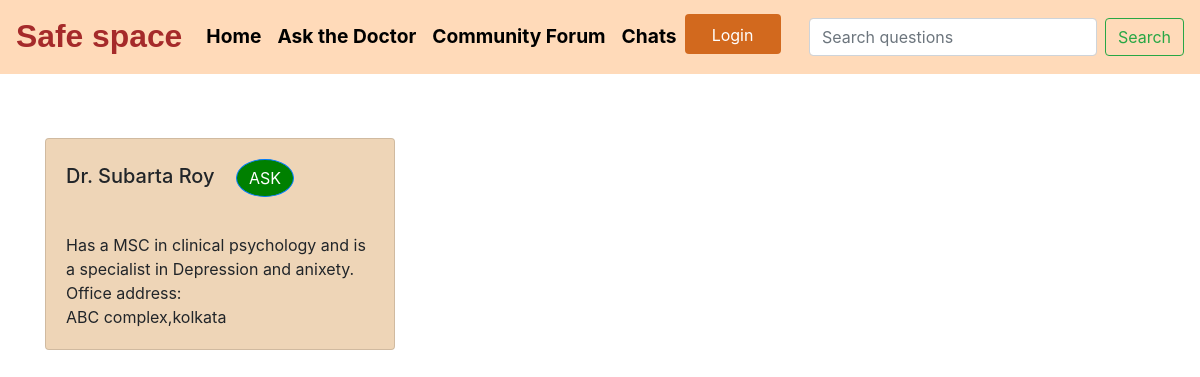
The page /ask_the_doctor/ on the database its author committed.
### accounts/models.py (models this page shows, shortened)
class Therapist(models.Model):
    user=models.OneToOneField(CustomUser,on_delete=models.CASCADE,null=True)
    therapist_name=models.CharField(max_length=200,blank=True)
    therapist_email=models.EmailField(blank=True)
    office_address=models.TextField(max_length=800,blank=True)
    qualification=models.CharField(max_length=200,blank=True)
    specialization_area=models.CharField(max_length=400,blank=True)
    objects=CustomUserManager()

### Ask_the_doctor/views.py (the view)
# urls.py: path('',views.TherapistView.as_view()),
class TherapistView(View,LoginRequiredMixin):
	def get(self, request, *args, **kwargs):
		therapists=Therapist.objects.all()
		context={
			'therapists':therapists
		}
		return render(request,'Ask_the_doctor/ask_the_doctor.html',context)

### Ask_the_doctor/templates/Ask_the_doctor/ask_the_doctor.html (shortened to what this page needs)
{% extends 'ask_the_doctor/base.html' %}
{% block content %}
<br><br>
<div class="container">
	<div class="row">
	{% for therapist in therapists %}
	    <div class="col-md-4 d-flex align-items-stretch">
	        <div class="card mb-2 therapist-card mt-3">
	            <div class="card-body">
	                <h5 class="card-title">Dr. {{ therapist.therapist_name }}&nbsp;&nbsp;&nbsp; <a class="btn btn-primary ask-button" href="/ask_the_doctor/ask/{{therapist.id}}/">ASK</a></h5>
	                <p class="card-text"><br> Has a {{ therapist.qualification }} and is a specialist in {{therapist.specialization_area}}. <br>
	                	Office address:<br>
	                	{{therapist.office_address}}<br>
	                	</p>
	            </div>
	        </div>
	    </div>
	    {% endfor %}
	</div>
</div>
{% endblock %}

### Ask_the_doctor/templates/Ask_the_doctor/ask_the_doctor.html (style rules this page uses)
.therapist-card { box-shadow: 3px; background-color: #EED5B7; }
.ask-button { border-radius: 50%; background-color: green; }

### rows shown on the page
Therapist: therapist_name "Subarta Roy", qualification "MSC in clinical psychology", specialization_area "Depression and anixety", office_address "ABC complex,kolkata"
